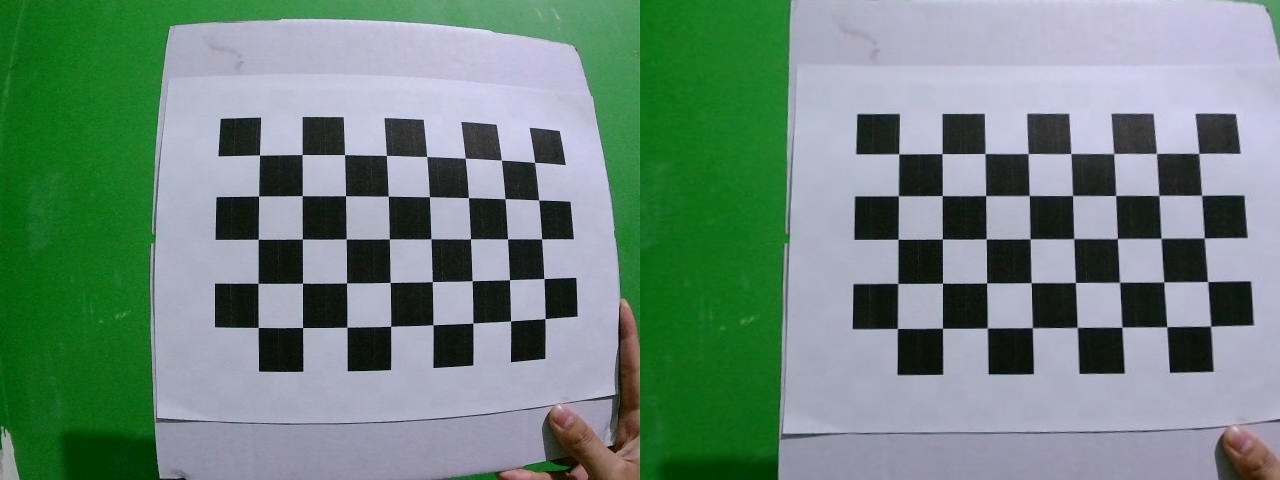
#> input picture validation_left.jpg, 1280 x 480 px, given in place of the camera
$ python Sanity_check_2.py   (older library calls are emulated)
#> lines starting #> are read from the running program, lines starting #| are printed output that depends on the picture
### utils/stereo_utils.py
# utils/stereo_utils.py
import os
from tracemalloc import start
import winsound
import cv2
import numpy as np
import pandas as pd
import csv
import constants as c
from datetime import datetime
import json

def load_camera_calibration(csv_file):
    """Loads camera calibration data from CSV."""
#> called with csv_file = 'csv/camera_calibration_results.csv'
    with open(csv_file, "r") as file:
#> (reads csv/camera_calibration_results.csv from the repository)
        reader = csv.reader(file)
        data = list(reader)

    mtx_left = np.array(eval(data[1][1]))
    mtx_right = np.array(eval(data[1][2]))
    dist_left = np.array(eval(data[2][1]))
    dist_right = np.array(eval(data[2][2]))

    return mtx_left, dist_left, mtx_right, dist_right

def load_processing_parameters(csv_file):
    """Loads precomputed processing parameters from CSV."""
#> called with csv_file = 'csv/processing_parameters.csv'
    params = {}
    with open(csv_file, "r") as file:
#> (reads csv/processing_parameters.csv from the repository)
        reader = csv.reader(file)
        next(reader)  # Skip header row
        for row in reader:
            key = row[0]
            value = eval(row[1])  # Convert string to tuple
            params[key] = value

    return params["Common ROI (x, y, w, h)"], params["Common Image Size (w, h)"], params["Left ROI (x, y, w, h)"], params["Right ROI (x, y, w, h)"]

def scale_roi(roi, scale_x, scale_y):
    x, y, w, h = roi
    return (int(x * scale_x), int(y * scale_y), int(w * scale_x), int(h * scale_y))

def undistort_crop_resize(gray_img, mapx, mapy, roi, target_size):
    """Undistorts, crops, and resizes a grayscale image."""
    undistorted = cv2.remap(gray_img, mapx, mapy, interpolation=cv2.INTER_LINEAR)
    x, y, w, h = roi
    cropped = undistorted[y:y+h, x:x+w] if w > 0 and h > 0 else undistorted
    return cv2.resize(cropped, target_size)

# [29 lines left out: function edge, not called in this run]


def split_stereo_frame(frame):
    h, w = frame.shape[:2]
    mid = w // 2
    return frame[:, :mid], frame[:, mid:]

def create_undistort_map(mtx, dist, size):
    return cv2.initUndistortRectifyMap(mtx, dist, None, mtx, size, cv2.CV_32FC1)

def convert_to_grayscale(frame):
    return cv2.cvtColor(frame, cv2.COLOR_BGR2GRAY)

def Current():
    current = datetime.now()
    current_str = datetime.now().strftime("%H:%M:%S")
    return current, current_str

def Ding():
    winsound.MessageBeep(winsound.MB_ICONASTERISK)
    return

def Deng():
    winsound.MessageBeep(winsound.MB_ICONEXCLAMATION)
    return

# [59 lines left out: functions LoJ, UpJ, get_Q_matrix, OpenCam, not called in this run]

### Sanity_check_2.py
from warnings import filters
import cv2
import threading

import numpy as np
import utils.stereo_utils as su
import constants as c

def process_frame(frame, mapx_left, mapy_left, mapx_right, mapy_right, common_roi, common_size, output):
    """Processes and prepares both left and right frames using the common ROI."""
    frame = filters(frame)

    left_frame, right_frame = su.split_stereo_frame(frame)

    # Undistort, crop and resize using the common ROI
    left_processed = su.undistort_crop_resize(left_frame, mapx_left, mapy_left, common_roi, common_size)
    right_processed = su.undistort_crop_resize(right_frame, mapx_right, mapy_right, common_roi, common_size)

    output["left"] = left_processed
    output["right"] = right_processed

def filters(image):
    #GRAY
    image_gay = su.convert_to_grayscale(image)

    # Compute the gradient of the image using Sobel operator
    sobel_x = cv2.Sobel(image_gay, cv2.CV_64F, 1, 0, ksize=1)
    sobel_y = cv2.Sobel(image_gay, cv2.CV_64F, 0, 1, ksize=1)

    # Calculate the magnitude of the gradient (the contrast)
    gradient_magnitude = cv2.magnitude(sobel_x, sobel_y)

    # Normalize the gradient to range 0-255
    gradient_magnitude_normalized = cv2.normalize(gradient_magnitude, None, 0, 255, cv2.NORM_MINMAX)

    # Convert back to uint8 for visualization
    gradient_magnitude_normalized = np.uint8(gradient_magnitude_normalized)

    # Bump contrast by scaling pixel values
    alpha = 3  # Contrast control (1.0-3.0)
    beta = 0     # Brightness control (0-100)

    # Apply contrast and brightness adjustment
    gradient_magnitude_normalized_contrast = cv2.convertScaleAbs(gradient_magnitude_normalized, alpha=alpha, beta=beta)


    return gradient_magnitude_normalized_contrast

def main():
    # Load calibration and precomputed parameters
    mtx_left, dist_left, mtx_right, dist_right = su.load_camera_calibration(c.calibration_csv)
    common_roi, common_size, _, _ = su.load_processing_parameters(c.processing_csv)  # Use common ROI, ignore left/right ROIs
    start, start_str = su.Current()
    print("Start Time : " + start_str)
    cap = cv2.VideoCapture(0)
    cap.set(cv2.CAP_PROP_FPS, 30)
    cap.set(cv2.CAP_PROP_FRAME_WIDTH, 1280)
    cap.set(cv2.CAP_PROP_FRAME_HEIGHT, 480)


    # Initialize undistort maps using stereo_utils
    mapx_left, mapy_left = su.create_undistort_map(mtx_left, dist_left, (640, 480))
    mapx_right, mapy_right = su.create_undistort_map(mtx_right, dist_right, (640, 480))
    su.Ding()
    end, end_str = su.Current()
    print("End Time : " + end_str)
    print("Duration : " + str(end - start))
    while True:
        ret, frame = cap.read()
#> frame is the input picture: shape (480, 1280, 3); mean B, G, R 124.8, 135.2, 110.4
        if not ret:
            print("Error: Couldn't read frame.")
            break

        output = {}
        # Process frame in a separate thread
        thread = threading.Thread(target=process_frame, args=(
            frame, mapx_left, mapy_left, mapx_right, mapy_right, common_roi, common_size, output
        ))
        thread.start()
        thread.join()

        if "left" in output and "right" in output:
            cv2.imshow("Undistorted Left", output["left"])
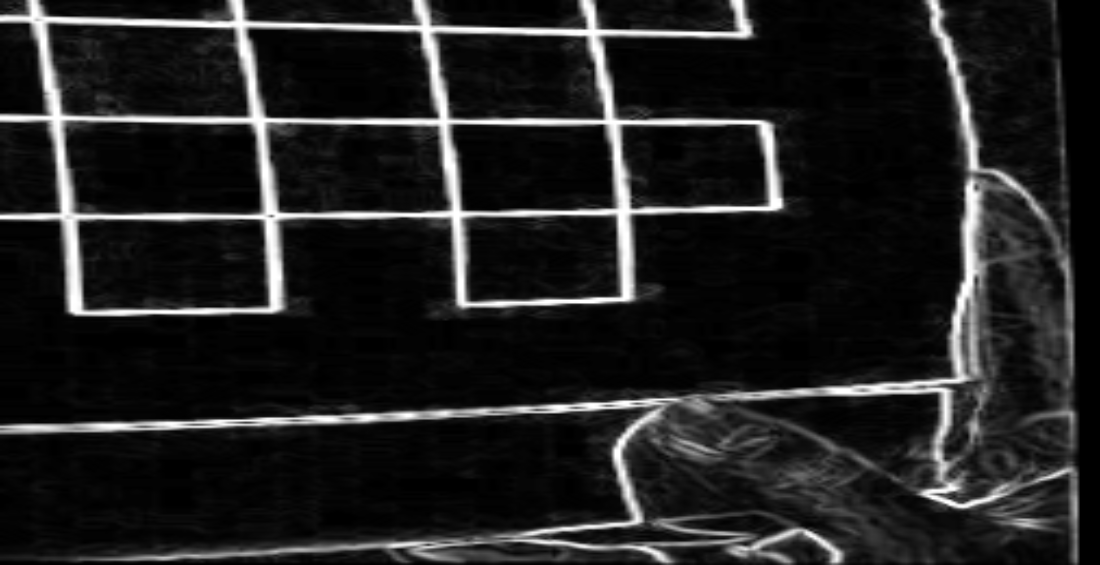
#> window 'Undistorted Left': shape (565, 1100); min 0, max 255, mean 32.4
            cv2.imshow("Undistorted Right", output["right"])
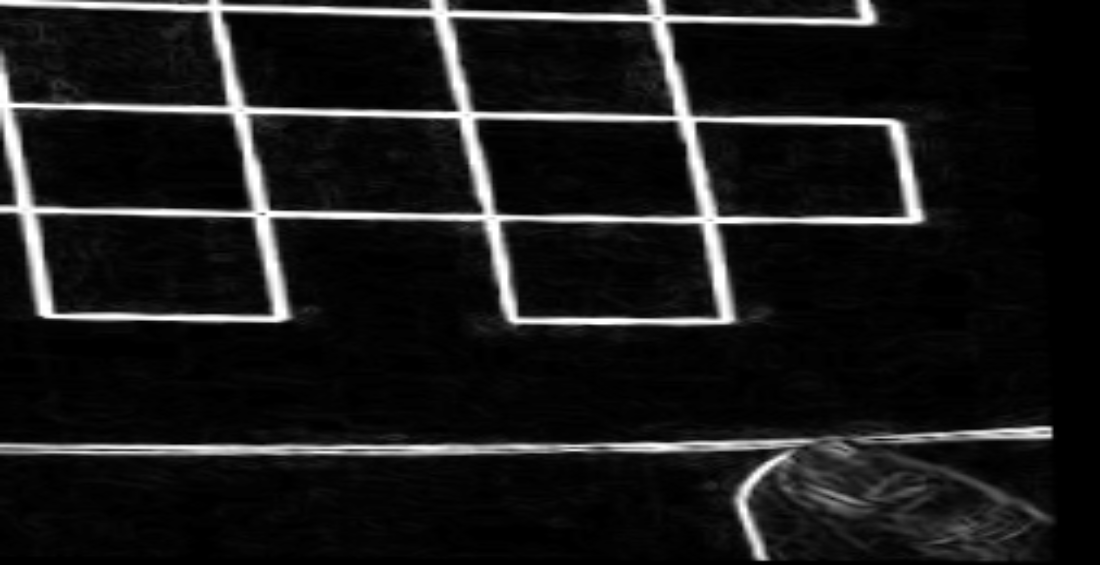
#> window 'Undistorted Right': shape (565, 1100); min 0, max 255, mean 26


        if cv2.waitKey(1) & 0xFF == 27:  # ESC key to exit
#> (key Esc is pressed here)
            break

    cap.release()
    cv2.destroyAllWindows()

if __name__ == "__main__":
    main()
